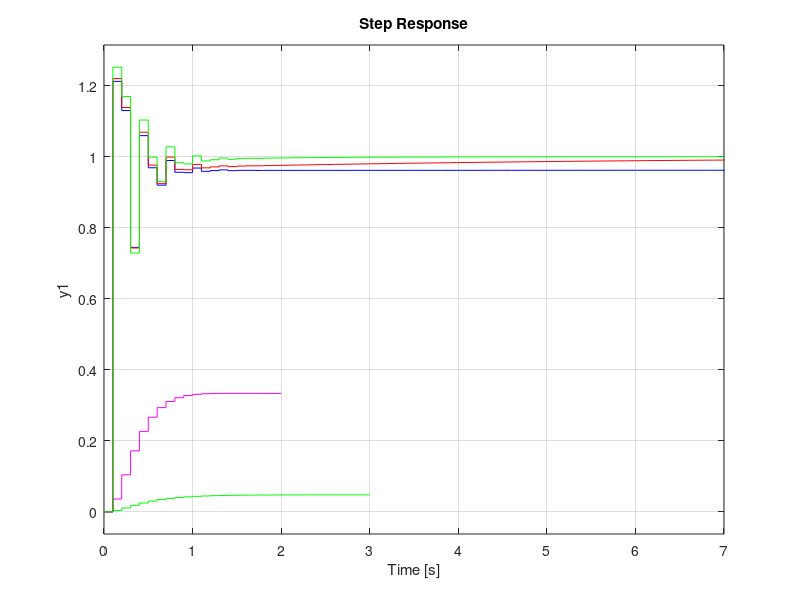

The MATLAB source for this figure:
% Consider a unity feedback system with forward path transfer function
% G(s) = 1 /(s2+10s+20). Convert this system in z -domain with T = 0.1 sec. Show the effect of addition of a PI controller on the system performance
num=1;
den=[1 10 20];
g1=tf (num,den)
t1=feedback(g1,1)
d1=c2d(t1,.1,'zoh')
step(d1,'g')
hold on
num1=10;
den1=[1 10 20];
g2=tf (num1,den1)
t2=feedback(g2,1)
d2=c2d(t2,.1, 'zoh')
step(d2,'m')
hold on
Kp=500;
Ki = 1
numc=[Kp Ki];
denc= [1 0]
numo=conv(numc,num)
deno=conv(den,denc)
g3=tf(numo,deno)
t3=feedback(g3,1)
d3= c2d(t3,.1,'zoh')
step(d3,'b')
hold on
Kp=500;
Ki = 100
numc=[Kp Ki];
denc= [1 0]
numo=conv(numc,num)
deno=conv(den,denc)
g3=tf(numo,deno)
t3=feedback(g3,1)
d3= c2d(t3,.1,'zoh')
step(d3,'r')
hold on
Kp=500;
Ki = 500
numc=[Kp Ki];
denc= [1 0]
numo=conv(numc,num)
deno=conv(den,denc)
g3=tf(numo,deno)
t3=feedback(g3,1)
d3= c2d(t3,.1,'zoh')
step(d3,'g')
hold on
